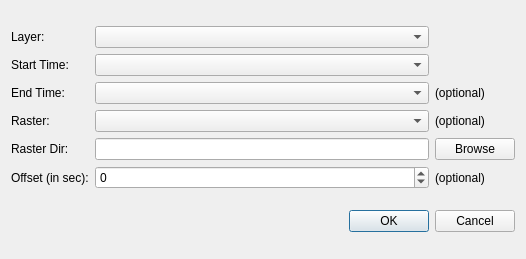
<?xml version="1.0" encoding="UTF-8"?>
<ui version="4.0">
 <class>dialog</class>
 <widget class="QDialog" name="dialog">
  <property name="geometry">
   <rect>
    <x>0</x>
    <y>0</y>
    <width>526</width>
    <height>259</height>
   </rect>
  </property>
  <property name="windowTitle">
   <string>Select layer and column(s)</string>
  </property>
  <layout class="QVBoxLayout" name="verticalLayout">
   <item>
    <layout class="QGridLayout" name="gridLayout">
     <item row="0" column="0">
      <widget class="QLabel" name="label">
       <property name="text">
        <string>Layer:</string>
       </property>
      </widget>
     </item>
     <item row="0" column="1">
      <widget class="QComboBox" name="comboBoxLayers"/>
     </item>
     <item row="1" column="0">
      <widget class="QLabel" name="label_2">
       <property name="text">
        <string>Start Time:</string>
       </property>
      </widget>
     </item>
     <item row="1" column="1">
      <widget class="QComboBox" name="comboBoxStart"/>
     </item>
     <item row="2" column="0">
      <widget class="QLabel" name="label_3">
       <property name="text">
        <string>End Time:</string>
       </property>
      </widget>
     </item>
     <item row="2" column="1">
      <widget class="QComboBox" name="comboBoxEnd"/>
     </item>
     <item row="2" column="2">
      <widget class="QLabel" name="label_4">
       <property name="text">
        <string>(optional)</string>
       </property>
      </widget>
     </item>
     <item row="5" column="0">
      <widget class="QLabel" name="label_6">
       <property name="text">
        <string>Offset (in sec):</string>
       </property>
      </widget>
     </item>
     <item row="5" column="1">
      <widget class="QSpinBox" name="spinBoxOffset">
       <property name="minimum">
        <number>-1000000000</number>
       </property>
       <property name="maximum">
        <number>1000000000</number>
       </property>
      </widget>
     </item>
     <item row="5" column="2">
      <widget class="QLabel" name="label_7">
       <property name="text">
        <string>(optional)</string>
       </property>
      </widget>
     </item>
     <item row="3" column="0">
      <widget class="QLabel" name="label_5">
       <property name="text">
        <string>Raster:</string>
       </property>
      </widget>
     </item>
     <item row="3" column="1">
      <widget class="QComboBox" name="comboBoxRaster"/>
     </item>
     <item row="3" column="2">
      <widget class="QLabel" name="label_8">
       <property name="text">
        <string>(optional)</string>
       </property>
      </widget>
     </item>
     <item row="4" column="0">
      <widget class="QLabel" name="label_9">
       <property name="text">
        <string>Raster Dir:</string>
       </property>
      </widget>
     </item>
     <item row="4" column="2">
      <widget class="QPushButton" name="pushButtonRPath">
       <property name="text">
        <string>Browse</string>
       </property>
      </widget>
     </item>
     <item row="4" column="1">
      <widget class="QLineEdit" name="lineEditRPath"/>
     </item>
    </layout>
   </item>
   <item>
    <widget class="QDialogButtonBox" name="buttonBox">
     <property name="orientation">
      <enum>Qt::Horizontal</enum>
     </property>
     <property name="standardButtons">
      <set>QDialogButtonBox::Cancel|QDialogButtonBox::Ok</set>
     </property>
    </widget>
   </item>
  </layout>
 </widget>
 <resources/>
 <connections>
  <connection>
   <sender>buttonBox</sender>
   <signal>accepted()</signal>
   <receiver>dialog</receiver>
   <slot>accept()</slot>
   <hints>
    <hint type="sourcelabel">
     <x>248</x>
     <y>254</y>
    </hint>
    <hint type="destinationlabel">
     <x>157</x>
     <y>274</y>
    </hint>
   </hints>
  </connection>
  <connection>
   <sender>buttonBox</sender>
   <signal>rejected()</signal>
   <receiver>dialog</receiver>
   <slot>reject()</slot>
   <hints>
    <hint type="sourcelabel">
     <x>316</x>
     <y>260</y>
    </hint>
    <hint type="destinationlabel">
     <x>286</x>
     <y>274</y>
    </hint>
   </hints>
  </connection>
 </connections>
</ui>
